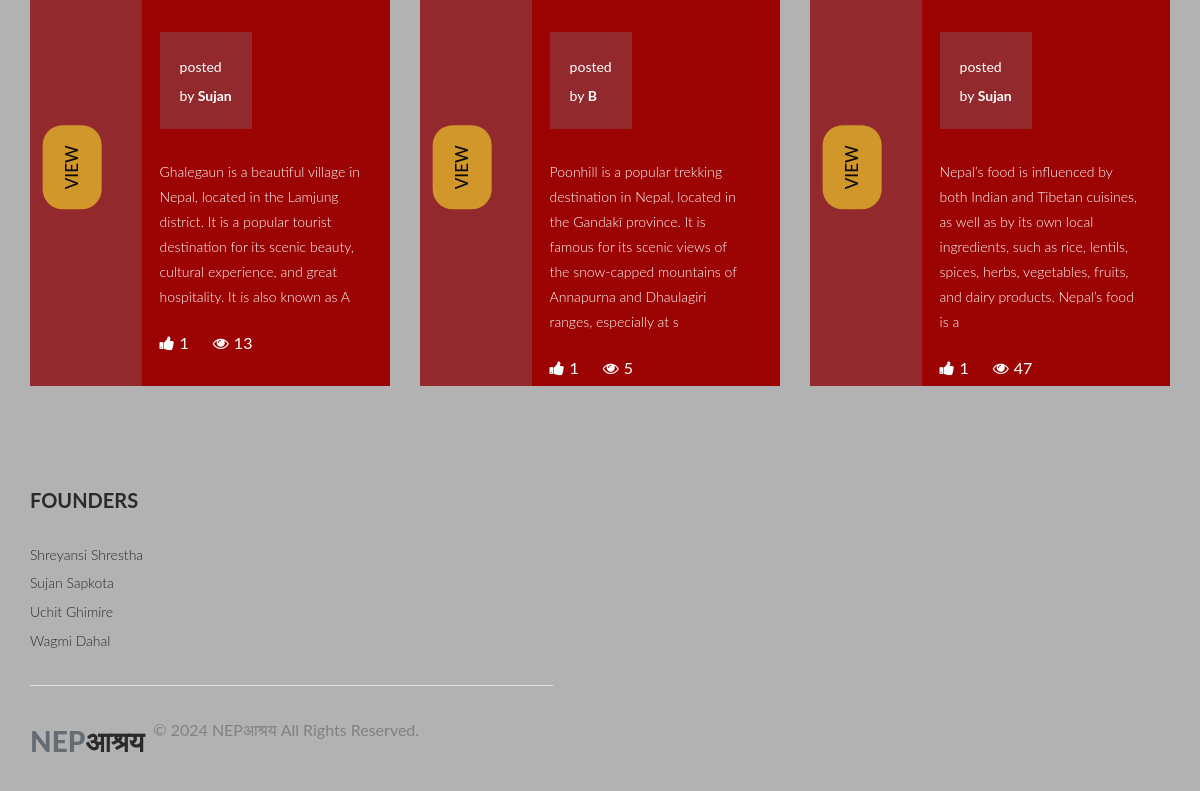
Before: / (lower part) with the older database file.
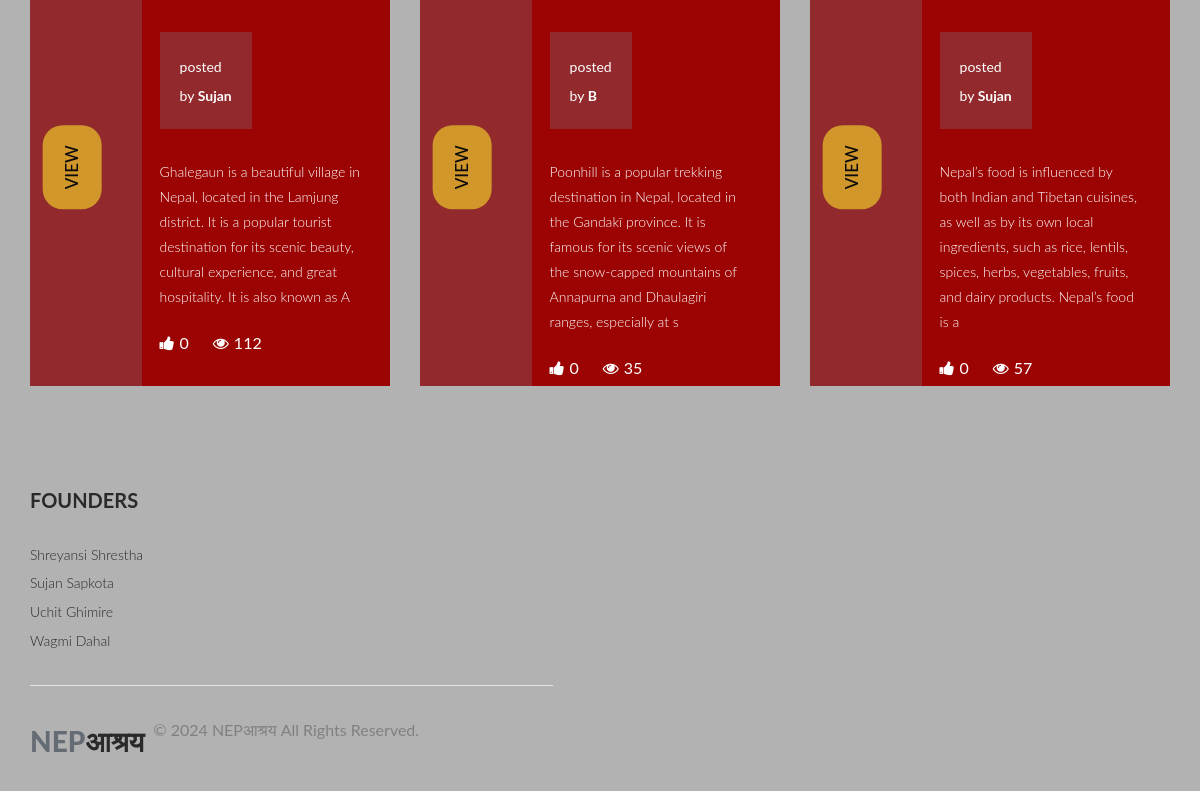
After: the same page with the newer database file.
### Nepa_application/models.py (models this page shows, shortened)
class Topic(models.Model):
    title = models.CharField(max_length=100)
    long_description = models.TextField()
    category = models.ManyToManyField("Category", related_name='topics')
    province = models.ForeignKey(province, on_delete=models.CASCADE, related_name='topics')
    post_date = models.DateTimeField(default=timezone.now)
    is_verified = models.BooleanField(default=False)
    author = models.CharField(max_length=100, default="Anonymous")
    likes = models.ManyToManyField(User, related_name='topic', blank=True)
    report = models.IntegerField(User, default=0)
    commentCount = models.IntegerField(default=0, null=True, blank=True)
    views = models.IntegerField(default=0)
    class Meta:
        ordering = ['-post_date']
    def total_likes(self):
        return self.likes.count()

### Nepa_application/views.py (the view)
# urls.py: path('', views.index, name='index'),
def index(request): # for landing page
    provinces = province.objects.all()
    username = None
    latest_posts =models.Topic.objects.prefetch_related('t_image_set').all()[:3]
    if request.user.is_authenticated:
        username = request.user.username
    context = {
        "provinces": provinces,
        "username": username,
        "latest_posts": latest_posts,
    }
    return render(request, 'index.html', context)

### templates/index.html (shortened to what this page needs)
{%load static%}
<!DOCTYPE html>
<html lang="en">
  <head>
    <link rel="stylesheet" type="text/css" href="{% static 'assets/css/bootstrap.min.css' %}">
    <link rel="stylesheet" type="text/css" href="{% static 'assets/css/font-awesome.css' %}">
    <link rel="stylesheet" type="text/css" href="{% static 'assets/css/owl-carousel.css' %}">
    <link rel="stylesheet" href="{% static 'assets/css/tooplate-artxibition.css' %}">
    <link rel="stylesheet" href="{% static 'assets/css/style.css' %}">
    <link href="{% static 'assets/css/main.css' %}" rel="stylesheet" />
    </head>
    <body>
    <div id="latests">
     <div class="venue-tickets">
         <div class="container-fluid">
            <div class="row">
                {% for post in latest_posts %}
 {% if post.is_verified %}
 <div class="col-lg-4">
   <div class="venue-item" style="margin-bottom: 30px;">
     <div class="down-content"style="height: 450px;">
       <div class="left-content">
         <div class="main-white-button">
           <a href="{% url 'detailed_view' post.id %}">VIEW</a>
         </div>
       </div>
       <div class="right-content" style="height: 350px;">
         <div class="price">
           <span>posted<br>by <b> {{post.author.title}}</b></span>
       </div>
         <p style="margin-top: 0px;">{{ post.long_description | slice:"200" }}</p>
         <ul>
           <li><i class="fa fa-thumbs-up"></i>{{post.total_likes}}</li>
           <li><i class="fa fa-eye"></i>{{post.views}}</li>
         </ul>
       </div>
     </div>
   </div>
 </div>
 {% endif %}
 {% endfor %}
    <footer>
        <div class="container">
            <div class="row">
                <div class="col-lg-4">
                    <div class="address">
                        <h4>FOUNDERS </h4>
                        <span>Shreyansi Shrestha</span><br>
                        <span>Sujan Sapkota</span><br>
                        <span>Uchit Ghimire</span><br>
                        <span>Wagmi Dahal</span>
                    </div>
                </div>
                <div class="col-lg-12">
                    <div class="sub-footer">
                        <div class="row">
                            <div class="col-lg-3">
                                <div class="logo"><a href="{% url 'index' %}"><span>NEP<em>आश्रय</em></span></a></div>
                            </div>
                            <div>
                                © 2024 NEPआश्रय All Rights Reserved.
                            </div>
                        </div>
                    </div>
                </div>
            </div>
        </div>
    </footer>
  </body>
</html>

Changed rows visible on the page:
changed Topic (number 1 of 3 on the later page): total_likes "1" → "0"; views "13" → "112"
changed Topic (number 2 of 3 on the later page): total_likes "1" → "0"; views "5" → "35"
changed Topic (number 3 of 3 on the later page): total_likes "1" → "0"; views "47" → "57"
